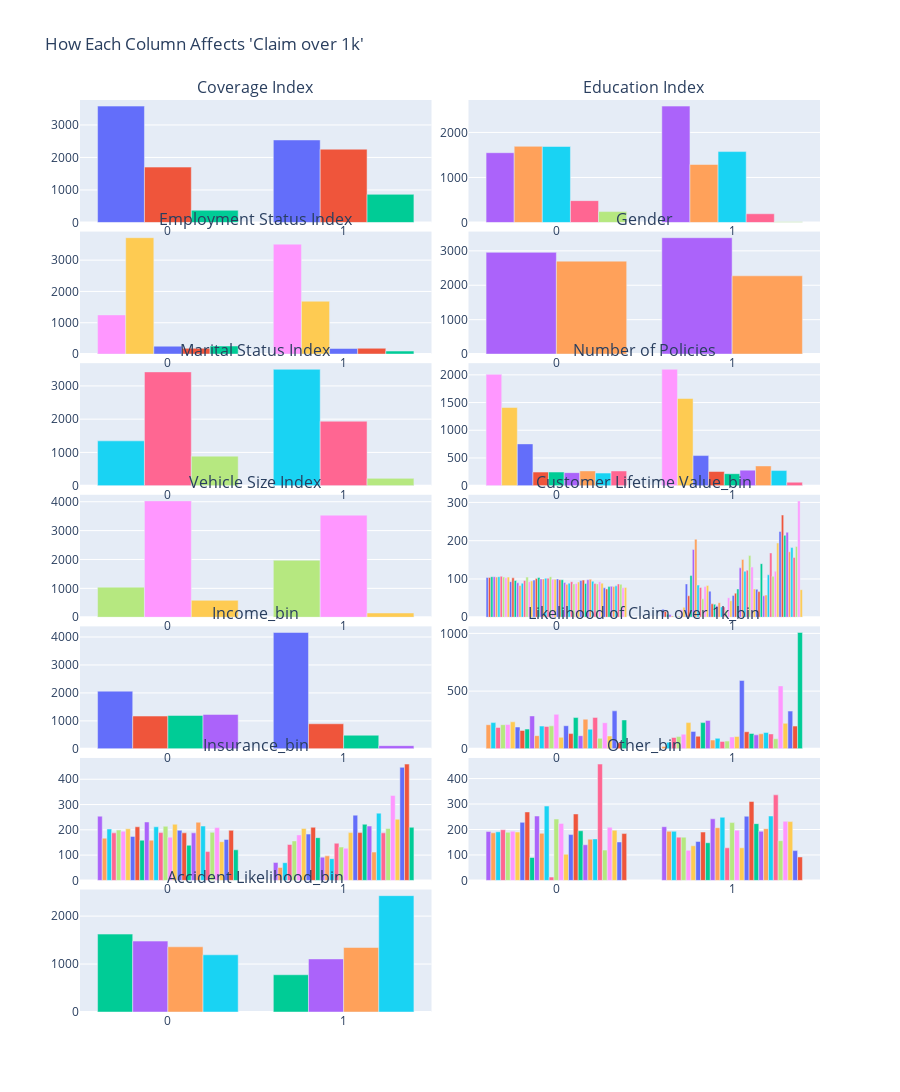

Notebook source saved alongside this figure:
### Code cell
ratio = 1
df_balance_train_from_train_dataset = balance_with_ratio(df_train_from_train_dataset, ratio)
print(df_balance_train_from_train_dataset["Claim over 1k"].value_counts())
relation_to_claim_over_1k(df_balance_train_from_train_dataset)

### Figure 1 — Plotly figure (JSON) as saved in the notebook; plotly's stock layout.template omitted (floating-point values rounded to 4 significant figures)
{"data": [{"name": "0", "type": "bar", "x": [0, 1], "xaxis": "x", "y": [3579, 2538], "yaxis": "y"}, {"name": "1", "type": "bar", "x": [0, 1], "xaxis": "x", "y": [1703, 2254], "yaxis": "y"}, {"name": "2", "type": "bar", "x": [0, 1], "xaxis": "x", "y": [375, 865], "yaxis": "y"}, {"name": "0", "type": "bar", "x": [0, 1], "xaxis": "x2", "y": [1550, 2585], "yaxis": "y2"}, {"name": "1", "type": "bar", "x": [0, 1], "xaxis": "x2", "y": [1692, 1288], "yaxis": "y2"}, {"name": "2", "type": "bar", "x": [0, 1], "xaxis": "x2", "y": [1688, 1575], "yaxis": "y2"}, {"name": "3", "type": "bar", "x": [0, 1], "xaxis": "x2", "y": [485, 193], "yaxis": "y2"}, {"name": "4", "type": "bar", "x": [0, 1], "xaxis": "x2", "y": [242, 16], "yaxis": "y2"}, {"name": "0", "type": "bar", "x": [0, 1], "xaxis": "x3", "y": [1250, 3511], "yaxis": "y3"}, {"name": "1", "type": "bar", "x": [0, 1], "xaxis": "x3", "y": [3716, 1687], "yaxis": "y3"}, {"name": "2", "type": "bar", "x": [0, 1], "xaxis": "x3", "y": [251, 178], "yaxis": "y3"}, {"name": "3", "type": "bar", "x": [0, 1], "xaxis": "x3", "y": [183, 185], "yaxis": "y3"}, {"name": "4", "type": "bar", "x": [0, 1], "xaxis": "x3", "y": [257, 96], "yaxis": "y3"}, {"name": "0", "type": "bar", "x": [0, 1], "xaxis": "x4", "y": [2956, 3382], "yaxis": "y4"}, {"name": "1", "type": "bar", "x": [0, 1], "xaxis": "x4", "y": [2701, 2275], "yaxis": "y4"}, {"name": "0", "type": "bar", "x": [0, 1], "xaxis": "x5", "y": [1347, 3500], "yaxis": "y5"}, {"name": "1", "type": "bar", "x": [0, 1], "xaxis": "x5", "y": [3422, 1938], "yaxis": "y5"}, {"name": "2", "type": "bar", "x": [0, 1], "xaxis": "x5", "y": [888, 219], "yaxis": "y5"}, {"name": "1", "type": "bar", "x": [0, 1], "xaxis": "x6", "y": [2009, 2100], "yaxis": "y6"}, {"name": "2", "type": "bar", "x": [0, 1], "xaxis": "x6", "y": [1410, 1573], "yaxis": "y6"}, {"name": "3", "type": "bar", "x": [0, 1], "xaxis": "x6", "y": [754, 543], "yaxis": "y6"}, {"name": "4", "type": "bar", "x": [0, 1], "xaxis": "x6", "y": [245, 255], "yaxis": "y6"}, {"name": "5", "type": "bar", "x": [0, 1], "xaxis": "x6", "y": [246, 216], "yaxis": "y6"}, {"name": "6", "type": "bar", "x": [0, 1], "xaxis": "x6", "y": [235, 280], "yaxis": "y6"}, {"name": "7", "type": "bar", "x": [0, 1], "xaxis": "x6", "y": [266, 356], "yaxis": "y6"}, {"name": "8", "type": "bar", "x": [0, 1], "xaxis": "x6", "y": [227, 272], "yaxis": "y6"}, {"name": "9", "type": "bar", "x": [0, 1], "xaxis": "x6", "y": [265, 62], "yaxis": "y6"}, {"name": "0", "type": "bar", "x": [0, 1], "xaxis": "x7", "y": [1042, 1974], "yaxis": "y7"}, {"name": "1", "type": "bar", "x": [0, 1], "xaxis": "x7", "y": [4029, 3536], "yaxis": "y7"}, {"name": "2", "type": "bar", "x": [0, 1], "xaxis": "x7", "y": [586, 147], "yaxis": "y7"}, {"name": "0", "type": "bar", "x": [0, 1], "xaxis": "x8", "y": [104, 21], "yaxis": "y8"}, {"name": "1", "type": "bar", "x": [0, 1], "xaxis": "x8", "y": [104, 15], "yaxis": "y8"}, {"name": "2", "type": "bar", "x": [0, 1], "xaxis": "x8", "y": [106, 8], "yaxis": "y8"}, {"name": "3", "type": "bar", "x": [0, 1], "xaxis": "x8", "y": [106, 7], "yaxis": "y8"}, {"name": "4", "type": "bar", "x": [0, 1], "xaxis": "x8", "y": [105, 3], "yaxis": "y8"}, {"name": "5", "type": "bar", "x": [0, 1], "xaxis": "x8", "y": [106, 1], "yaxis": "y8"}, {"name": "6", "type": "bar", "x": [0, 1], "xaxis": "x8", "y": [107, 2], "yaxis": "y8"}, {"name": "7", "type": "bar", "x": [0, 1], "xaxis": "x8", "y": [105, 3], "yaxis": "y8"}, {"name": "8", "type": "bar", "x": [0, 1], "xaxis": "x8", "y": [103, 20], "yaxis": "y8"}, {"name": "9", "type": "bar", "x": [0, 1], "xaxis": "x8", "y": [105, 26], "yaxis": "y8"}, {"name": "10", "type": "bar", "x": [0, 1], "xaxis": "x8", "y": [93, 87], "yaxis": "y8"}, {"name": "11", "type": "bar", "x": [0, 1], "xaxis": "x8", "y": [103, 56], "yaxis": "y8"}, {"name": "12", "type": "bar", "x": [0, 1], "xaxis": "x8", "y": [96, 109], "yaxis": "y8"}, {"name": "13", "type": "bar", "x": [0, 1], "xaxis": "x8", "y": [90, 177], "yaxis": "y8"}, {"name": "14", "type": "bar", "x": [0, 1], "xaxis": "x8", "y": [83, 204], "yaxis": "y8"}, {"name": "15", "type": "bar", "x": [0, 1], "xaxis": "x8", "y": [89, 84], "yaxis": "y8"}, {"name": "16", "type": "bar", "x": [0, 1], "xaxis": "x8", "y": [96, 78], "yaxis": "y8"}, {"name": "17", "type": "bar", "x": [0, 1], "xaxis": "x8", "y": [105, 48], "yaxis": "y8"}, {"name": "18", "type": "bar", "x": [0, 1], "xaxis": "x8", "y": [93, 80], "yaxis": "y8"}, {"name": "19", "type": "bar", "x": [0, 1], "xaxis": "x8", "y": [95, 83], "yaxis": "y8"}, {"name": "20", "type": "bar", "x": [0, 1], "xaxis": "x8", "y": [97, 68], "yaxis": "y8"}, {"name": "21", "type": "bar", "x": [0, 1], "xaxis": "x8", "y": [101, 35], "yaxis": "y8"}, {"name": "22", "type": "bar", "x": [0, 1], "xaxis": "x8", "y": [104, 34], "yaxis": "y8"}, {"name": "23", "type": "bar", "x": [0, 1], "xaxis": "x8", "y": [100, 30], "yaxis": "y8"}, {"name": "24", "type": "bar", "x": [0, 1], "xaxis": "x8", "y": [100, 38], "yaxis": "y8"}, {"name": "25", "type": "bar", "x": [0, 1], "xaxis": "x8", "y": [102, 27], "yaxis": "y8"}, {"name": "26", "type": "bar", "x": [0, 1], "xaxis": "x8", "y": [102, 27], "yaxis": "y8"}, {"name": "27", "type": "bar", "x": [0, 1], "xaxis": "x8", "y": [106, 18], "yaxis": "y8"}, {"name": "28", "type": "bar", "x": [0, 1], "xaxis": "x8", "y": [99, 51], "yaxis": "y8"}, {"name": "29", "type": "bar", "x": [0, 1], "xaxis": "x8", "y": [99, 43], "yaxis": "y8"}, {"name": "30", "type": "bar", "x": [0, 1], "xaxis": "x8", "y": [100, 57], "yaxis": "y8"}, {"name": "31", "type": "bar", "x": [0, 1], "xaxis": "x8", "y": [98, 63], "yaxis": "y8"}, {"name": "32", "type": "bar", "x": [0, 1], "xaxis": "x8", "y": [98, 74], "yaxis": "y8"}, {"name": "33", "type": "bar", "x": [0, 1], "xaxis": "x8", "y": [91, 129], "yaxis": "y8"}, {"name": "34", "type": "bar", "x": [0, 1], "xaxis": "x8", "y": [86, 151], "yaxis": "y8"}, {"name": "35", "type": "bar", "x": [0, 1], "xaxis": "x8", "y": [89, 120], "yaxis": "y8"}, {"name": "36", "type": "bar", "x": [0, 1], "xaxis": "x8", "y": [93, 123], "yaxis": "y8"}, {"name": "37", "type": "bar", "x": [0, 1], "xaxis": "x8", "y": [87, 161], "yaxis": "y8"}, {"name": "38", "type": "bar", "x": [0, 1], "xaxis": "x8", "y": [88, 131], "yaxis": "y8"}, {"name": "39", "type": "bar", "x": [0, 1], "xaxis": "x8", "y": [92, 74], "yaxis": "y8"}, {"name": "40", "type": "bar", "x": [0, 1], "xaxis": "x8", "y": [96, 73], "yaxis": "y8"}, {"name": "41", "type": "bar", "x": [0, 1], "xaxis": "x8", "y": [97, 67], "yaxis": "y8"}, {"name": "42", "type": "bar", "x": [0, 1], "xaxis": "x8", "y": [88, 140], "yaxis": "y8"}, {"name": "43", "type": "bar", "x": [0, 1], "xaxis": "x8", "y": [98, 56], "yaxis": "y8"}, {"name": "44", "type": "bar", "x": [0, 1], "xaxis": "x8", "y": [99, 58], "yaxis": "y8"}, {"name": "45", "type": "bar", "x": [0, 1], "xaxis": "x8", "y": [94, 111], "yaxis": "y8"}, {"name": "46", "type": "bar", "x": [0, 1], "xaxis": "x8", "y": [88, 168], "yaxis": "y8"}, {"name": "47", "type": "bar", "x": [0, 1], "xaxis": "x8", "y": [87, 107], "yaxis": "y8"}, {"name": "48", "type": "bar", "x": [0, 1], "xaxis": "x8", "y": [93, 120], "yaxis": "y8"}, {"name": "49", "type": "bar", "x": [0, 1], "xaxis": "x8", "y": [89, 194], "yaxis": "y8"}, {"name": "50", "type": "bar", "x": [0, 1], "xaxis": "x8", "y": [77, 224], "yaxis": "y8"}, {"name": "51", "type": "bar", "x": [0, 1], "xaxis": "x8", "y": [74, 267], "yaxis": "y8"}, {"name": "52", "type": "bar", "x": [0, 1], "xaxis": "x8", "y": [80, 214], "yaxis": "y8"}, {"name": "53", "type": "bar", "x": [0, 1], "xaxis": "x8", "y": [81, 222], "yaxis": "y8"}, {"name": "54", "type": "bar", "x": [0, 1], "xaxis": "x8", "y": [80, 171], "yaxis": "y8"}, {"name": "55", "type": "bar", "x": [0, 1], "xaxis": "x8", "y": [82, 182], "yaxis": "y8"}, {"name": "56", "type": "bar", "x": [0, 1], "xaxis": "x8", "y": [87, 156], "yaxis": "y8"}, {"name": "57", "type": "bar", "x": [0, 1], "xaxis": "x8", "y": [86, 185], "yaxis": "y8"}, {"name": "58", "type": "bar", "x": [0, 1], "xaxis": "x8", "y": [77, 304], "yaxis": "y8"}, {"name": "59", "type": "bar", "x": [0, 1], "xaxis": "x8", "y": [78, 72], "yaxis": "y8"}, {"name": "0", "type": "bar", "x": [0, 1], "xaxis": "x9", "y": [2062, 4161], "yaxis": "y9"}, {"name": "1", "type": "bar", "x": [0, 1], "xaxis": "x9", "y": [1172, 896], "yaxis": "y9"}, {"name": "2", "type": "bar", "x": [0, 1], "xaxis": "x9", "y": [1193, 486], "yaxis": "y9"}, {"name": "3", "type": "bar", "x": [0, 1], "xaxis": "x9", "y": [1230, 114], "yaxis": "y9"}, {"name": "0", "type": "bar", "x": [0, 1], "xaxis": "x10", "y": [209, 21], "yaxis": "y10"}, {"name": "1", "type": "bar", "x": [0, 1], "xaxis": "x10", "y": [227, 57], "yaxis": "y10"}, {"name": "2", "type": "bar", "x": [0, 1], "xaxis": "x10", "y": [185, 98], "yaxis": "y10"}, {"name": "3", "type": "bar", "x": [0, 1], "xaxis": "x10", "y": [209, 106], "yaxis": "y10"}, {"name": "4", "type": "bar", "x": [0, 1], "xaxis": "x10", "y": [211, 127], "yaxis": "y10"}, {"name": "5", "type": "bar", "x": [0, 1], "xaxis": "x10", "y": [234, 227], "yaxis": "y10"}, {"name": "6", "type": "bar", "x": [0, 1], "xaxis": "x10", "y": [189, 151], "yaxis": "y10"}, {"name": "7", "type": "bar", "x": [0, 1], "xaxis": "x10", "y": [159, 109], "yaxis": "y10"}, {"name": "8", "type": "bar", "x": [0, 1], "xaxis": "x10", "y": [171, 227], "yaxis": "y10"}, {"name": "9", "type": "bar", "x": [0, 1], "xaxis": "x10", "y": [285, 246], "yaxis": "y10"}, {"name": "10", "type": "bar", "x": [0, 1], "xaxis": "x10", "y": [114, 76], "yaxis": "y10"}, {"name": "11", "type": "bar", "x": [0, 1], "xaxis": "x10", "y": [197, 91], "yaxis": "y10"}, {"name": "12", "type": "bar", "x": [0, 1], "xaxis": "x10", "y": [194, 64], "yaxis": "y10"}, {"name": "13", "type": "bar", "x": [0, 1], "xaxis": "x10", "y": [199, 67], "yaxis": "y10"}, {"name": "14", "type": "bar", "x": [0, 1], "xaxis": "x10", "y": [299, 103], "yaxis": "y10"}, {"name": "15", "type": "bar", "x": [0, 1], "xaxis": "x10", "y": [100, 107], "yaxis": "y10"}, {"name": "16", "type": "bar", "x": [0, 1], "xaxis": "x10", "y": [200, 592], "yaxis": "y10"}, {"name": "17", "type": "bar", "x": [0, 1], "xaxis": "x10", "y": [132, 148], "yaxis": "y10"}, {"name": "18", "type": "bar", "x": [0, 1], "xaxis": "x10", "y": [271, 133], "yaxis": "y10"}, {"name": "19", "type": "bar", "x": [0, 1], "xaxis": "x10", "y": [114, 121], "yaxis": "y10"}, {"name": "20", "type": "bar", "x": [0, 1], "xaxis": "x10", "y": [257, 130], "yaxis": "y10"}, {"name": "21", "type": "bar", "x": [0, 1], "xaxis": "x10", "y": [170, 142], "yaxis": "y10"}, {"name": "22", "type": "bar", "x": [0, 1], "xaxis": "x10", "y": [272, 129], "yaxis": "y10"}, {"name": "23", "type": "bar", "x": [0, 1], "xaxis": "x10", "y": [91, 87], "yaxis": "y10"}, {"name": "24", "type": "bar", "x": [0, 1], "xaxis": "x10", "y": [226, 545], "yaxis": "y10"}, {"name": "25", "type": "bar", "x": [0, 1], "xaxis": "x10", "y": [111, 221], "yaxis": "y10"}, {"name": "26", "type": "bar", "x": [0, 1], "xaxis": "x10", "y": [329, 327], "yaxis": "y10"}, {"name": "27", "type": "bar", "x": [0, 1], "xaxis": "x10", "y": [52, 197], "yaxis": "y10"}, {"name": "28", "type": "bar", "x": [0, 1], "xaxis": "x10", "y": [250, 1008], "yaxis": "y10"}, {"name": "0", "type": "bar", "x": [0, 1], "xaxis": "x11", "y": [254, 71], "yaxis": "y11"}, {"name": "1", "type": "bar", "x": [0, 1], "xaxis": "x11", "y": [167, 51], "yaxis": "y11"}, {"name": "2", "type": "bar", "x": [0, 1], "xaxis": "x11", "y": [203, 70], "yaxis": "y11"}, {"name": "3", "type": "bar", "x": [0, 1], "xaxis": "x11", "y": [188, 142], "yaxis": "y11"}, {"name": "4", "type": "bar", "x": [0, 1], "xaxis": "x11", "y": [199, 156], "yaxis": "y11"}, {"name": "5", "type": "bar", "x": [0, 1], "xaxis": "x11", "y": [194, 180], "yaxis": "y11"}, {"name": "6", "type": "bar", "x": [0, 1], "xaxis": "x11", "y": [204, 205], "yaxis": "y11"}, {"name": "7", "type": "bar", "x": [0, 1], "xaxis": "x11", "y": [174, 183], "yaxis": "y11"}, {"name": "8", "type": "bar", "x": [0, 1], "xaxis": "x11", "y": [212, 210], "yaxis": "y11"}, {"name": "9", "type": "bar", "x": [0, 1], "xaxis": "x11", "y": [159, 169], "yaxis": "y11"}, {"name": "10", "type": "bar", "x": [0, 1], "xaxis": "x11", "y": [231, 92], "yaxis": "y11"}, {"name": "11", "type": "bar", "x": [0, 1], "xaxis": "x11", "y": [159, 97], "yaxis": "y11"}, {"name": "12", "type": "bar", "x": [0, 1], "xaxis": "x11", "y": [212, 86], "yaxis": "y11"}, {"name": "13", "type": "bar", "x": [0, 1], "xaxis": "x11", "y": [189, 147], "yaxis": "y11"}, {"name": "14", "type": "bar", "x": [0, 1], "xaxis": "x11", "y": [214, 132], "yaxis": "y11"}, {"name": "15", "type": "bar", "x": [0, 1], "xaxis": "x11", "y": [171, 127], "yaxis": "y11"}, {"name": "16", "type": "bar", "x": [0, 1], "xaxis": "x11", "y": [222, 189], "yaxis": "y11"}, {"name": "17", "type": "bar", "x": [0, 1], "xaxis": "x11", "y": [198, 258], "yaxis": "y11"}, {"name": "18", "type": "bar", "x": [0, 1], "xaxis": "x11", "y": [188, 189], "yaxis": "y11"}, {"name": "19", "type": "bar", "x": [0, 1], "xaxis": "x11", "y": [139, 222], "yaxis": "y11"}, {"name": "20", "type": "bar", "x": [0, 1], "xaxis": "x11", "y": [188, 215], "yaxis": "y11"}, {"name": "21", "type": "bar", "x": [0, 1], "xaxis": "x11", "y": [230, 112], "yaxis": "y11"}, {"name": "22", "type": "bar", "x": [0, 1], "xaxis": "x11", "y": [215, 266], "yaxis": "y11"}, {"name": "23", "type": "bar", "x": [0, 1], "xaxis": "x11", "y": [114, 188], "yaxis": "y11"}, {"name": "24", "type": "bar", "x": [0, 1], "xaxis": "x11", "y": [190, 205], "yaxis": "y11"}, {"name": "25", "type": "bar", "x": [0, 1], "xaxis": "x11", "y": [209, 336], "yaxis": "y11"}, {"name": "26", "type": "bar", "x": [0, 1], "xaxis": "x11", "y": [153, 242], "yaxis": "y11"}, {"name": "27", "type": "bar", "x": [0, 1], "xaxis": "x11", "y": [162, 447], "yaxis": "y11"}, {"name": "28", "type": "bar", "x": [0, 1], "xaxis": "x11", "y": [198, 460], "yaxis": "y11"}, {"name": "29", "type": "bar", "x": [0, 1], "xaxis": "x11", "y": [121, 210], "yaxis": "y11"}, {"name": "0", "type": "bar", "x": [0, 1], "xaxis": "x12", "y": [192, 211], "yaxis": "y12"}, {"name": "1", "type": "bar", "x": [0, 1], "xaxis": "x12", "y": [187, 193], "yaxis": "y12"}, {"name": "2", "type": "bar", "x": [0, 1], "xaxis": "x12", "y": [191, 193], "yaxis": "y12"}, {"name": "3", "type": "bar", "x": [0, 1], "xaxis": "x12", "y": [199, 170], "yaxis": "y12"}, {"name": "4", "type": "bar", "x": [0, 1], "xaxis": "x12", "y": [189, 170], "yaxis": "y12"}, {"name": "5", "type": "bar", "x": [0, 1], "xaxis": "x12", "y": [193, 118], "yaxis": "y12"}, {"name": "6", "type": "bar", "x": [0, 1], "xaxis": "x12", "y": [190, 136], "yaxis": "y12"}, {"name": "7", "type": "bar", "x": [0, 1], "xaxis": "x12", "y": [228, 153], "yaxis": "y12"}, {"name": "8", "type": "bar", "x": [0, 1], "xaxis": "x12", "y": [269, 190], "yaxis": "y12"}, {"name": "9", "type": "bar", "x": [0, 1], "xaxis": "x12", "y": [90, 148], "yaxis": "y12"}, {"name": "10", "type": "bar", "x": [0, 1], "xaxis": "x12", "y": [253, 242], "yaxis": "y12"}, {"name": "11", "type": "bar", "x": [0, 1], "xaxis": "x12", "y": [185, 207], "yaxis": "y12"}, {"name": "12", "type": "bar", "x": [0, 1], "xaxis": "x12", "y": [292, 248], "yaxis": "y12"}, {"name": "13", "type": "bar", "x": [0, 1], "xaxis": "x12", "y": [13, 128], "yaxis": "y12"}, {"name": "14", "type": "bar", "x": [0, 1], "xaxis": "x12", "y": [241, 227], "yaxis": "y12"}, {"name": "15", "type": "bar", "x": [0, 1], "xaxis": "x12", "y": [224, 197], "yaxis": "y12"}, {"name": "16", "type": "bar", "x": [0, 1], "xaxis": "x12", "y": [103, 128], "yaxis": "y12"}, {"name": "17", "type": "bar", "x": [0, 1], "xaxis": "x12", "y": [180, 252], "yaxis": "y12"}, {"name": "18", "type": "bar", "x": [0, 1], "xaxis": "x12", "y": [261, 310], "yaxis": "y12"}, {"name": "19", "type": "bar", "x": [0, 1], "xaxis": "x12", "y": [195, 223], "yaxis": "y12"}, {"name": "20", "type": "bar", "x": [0, 1], "xaxis": "x12", "y": [140, 193], "yaxis": "y12"}, {"name": "21", "type": "bar", "x": [0, 1], "xaxis": "x12", "y": [162, 203], "yaxis": "y12"}, {"name": "22", "type": "bar", "x": [0, 1], "xaxis": "x12", "y": [163, 253], "yaxis": "y12"}, {"name": "23", "type": "bar", "x": [0, 1], "xaxis": "x12", "y": [457, 336], "yaxis": "y12"}, {"name": "24", "type": "bar", "x": [0, 1], "xaxis": "x12", "y": [119, 156], "yaxis": "y12"}, {"name": "25", "type": "bar", "x": [0, 1], "xaxis": "x12", "y": [209, 232], "yaxis": "y12"}, {"name": "26", "type": "bar", "x": [0, 1], "xaxis": "x12", "y": [197, 231], "yaxis": "y12"}, {"name": "27", "type": "bar", "x": [0, 1], "xaxis": "x12", "y": [151, 117], "yaxis": "y12"}, {"name": "28", "type": "bar", "x": [0, 1], "xaxis": "x12", "y": [184, 92], "yaxis": "y12"}, {"name": "0", "type": "bar", "x": [0, 1], "xaxis": "x13", "y": [1625, 777], "yaxis": "y13"}, {"name": "1", "type": "bar", "x": [0, 1], "xaxis": "x13", "y": [1479, 1107], "yaxis": "y13"}, {"name": "2", "type": "bar", "x": [0, 1], "xaxis": "x13", "y": [1360, 1346], "yaxis": "y13"}, {"name": "3", "type": "bar", "x": [0, 1], "xaxis": "x13", "y": [1193, 2427], "yaxis": "y13"}], "layout": {"annotations": [{"font": {"size": 16}, "showarrow": false, "text": "Coverage Index", "x": 0.2375, "xanchor": "center", "xref": "paper", "y": 1, "yanchor": "bottom", "yref": "paper"}, {"font": {"size": 16}, "showarrow": false, "text": "Education Index", "x": 0.7625, "xanchor": "center", "xref": "paper", "y": 1, "yanchor": "bottom", "yref": "paper"}, {"font": {"size": 16}, "showarrow": false, "text": "Employment Status Index", "x": 0.2375, "xanchor": "center", "xref": "paper", "y": 0.8557, "yanchor": "bottom", "yref": "paper"}, {"font": {"size": 16}, "showarrow": false, "text": "Gender", "x": 0.7625, "xanchor": "center", "xref": "paper", "y": 0.8557, "yanchor": "bottom", "yref": "paper"}, {"font": {"size": 16}, "showarrow": false, "text": "Marital Status Index", "x": 0.2375, "xanchor": "center", "xref": "paper", "y": 0.7114, "yanchor": "bottom", "yref": "paper"}, {"font": {"size": 16}, "showarrow": false, "text": "Number of Policies", "x": 0.7625, "xanchor": "center", "xref": "paper", "y": 0.7114, "yanchor": "bottom", "yref": "paper"}, {"font": {"size": 16}, "showarrow": false, "text": "Vehicle Size Index", "x": 0.2375, "xanchor": "center", "xref": "paper", "y": 0.5671, "yanchor": "bottom", "yref": "paper"}, {"font": {"size": 16}, "showarrow": false, "text": "Customer Lifetime Value_bin", "x": 0.7625, "xanchor": "center", "xref": "paper", "y": 0.5671, "yanchor": "bottom", "yref": "paper"}, {"font": {"size": 16}, "showarrow": false, "text": "Income_bin", "x": 0.2375, "xanchor": "center", "xref": "paper", "y": 0.4229, "yanchor": "bottom", "yref": "paper"}, {"font": {"size": 16}, "showarrow": false, "text": "Likelihood of Claim over 1k_bin", "x": 0.7625, "xanchor": "center", "xref": "paper", "y": 0.4229, "yanchor": "bottom", "yref": "paper"}, {"font": {"size": 16}, "showarrow": false, "text": "Insurance_bin", "x": 0.2375, "xanchor": "center", "xref": "paper", "y": 0.2786, "yanchor": "bottom", "yref": "paper"}, {"font": {"size": 16}, "showarrow": false, "text": "Other_bin", "x": 0.7625, "xanchor": "center", "xref": "paper", "y": 0.2786, "yanchor": "bottom", "yref": "paper"}, {"font": {"size": 16}, "showarrow": false, "text": "Accident Likelihood_bin", "x": 0.2375, "xanchor": "center", "xref": "paper", "y": 0.1343, "yanchor": "bottom", "yref": "paper"}], "height": 2100, "showlegend": false, "title": {"text": "How Each Column Affects 'Claim over 1k'"}, "xaxis": {"anchor": "y", "domain": [0, 0.475]}, "xaxis10": {"anchor": "y10", "domain": [0.525, 1]}, "xaxis11": {"anchor": "y11", "domain": [0, 0.475]}, "xaxis12": {"anchor": "y12", "domain": [0.525, 1]}, "xaxis13": {"anchor": "y13", "domain": [0, 0.475]}, "xaxis14": {"anchor": "y14", "domain": [0.525, 1]}, "xaxis2": {"anchor": "y2", "domain": [0.525, 1]}, "xaxis3": {"anchor": "y3", "domain": [0, 0.475]}, "xaxis4": {"anchor": "y4", "domain": [0.525, 1]}, "xaxis5": {"anchor": "y5", "domain": [0, 0.475]}, "xaxis6": {"anchor": "y6", "domain": [0.525, 1]}, "xaxis7": {"anchor": "y7", "domain": [0, 0.475]}, "xaxis8": {"anchor": "y8", "domain": [0.525, 1]}, "xaxis9": {"anchor": "y9", "domain": [0, 0.475]}, "yaxis": {"anchor": "x", "domain": [0.8657, 1]}, "yaxis10": {"anchor": "x10", "domain": [0.2886, 0.4229]}, "yaxis11": {"anchor": "x11", "domain": [0.1443, 0.2786]}, "yaxis12": {"anchor": "x12", "domain": [0.1443, 0.2786]}, "yaxis13": {"anchor": "x13", "domain": [0, 0.1343]}, "yaxis14": {"anchor": "x14", "domain": [0, 0.1343]}, "yaxis2": {"anchor": "x2", "domain": [0.8657, 1]}, "yaxis3": {"anchor": "x3", "domain": [0.7214, 0.8557]}, "yaxis4": {"anchor": "x4", "domain": [0.7214, 0.8557]}, "yaxis5": {"anchor": "x5", "domain": [0.5771, 0.7114]}, "yaxis6": {"anchor": "x6", "domain": [0.5771, 0.7114]}, "yaxis7": {"anchor": "x7", "domain": [0.4329, 0.5671]}, "yaxis8": {"anchor": "x8", "domain": [0.4329, 0.5671]}, "yaxis9": {"anchor": "x9", "domain": [0.2886, 0.4229]}}}
